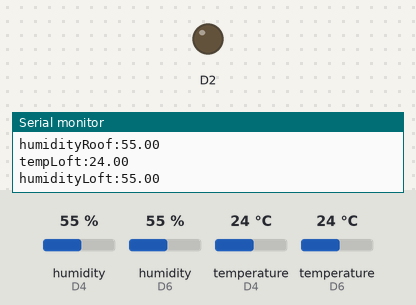
This sketch was run on a simulated ESP8266 (NodeMCU). Parts: output pins drawn as LEDs (lit = HIGH), the last lines printed to the serial monitor. The test bench sets the inputs (shaded band); at power-on: temperature (sensors on D4, D6) 24 °C, humidity (sensors on D4, D6) 55 %. WiFi joins after 1.5 s; servers stay silent unless stated; uploads are accepted with an empty reply.

Above: at 2.7 s.
2.8 s: temperature (sensor on D4) set to 27 °C
At 8.1 s:
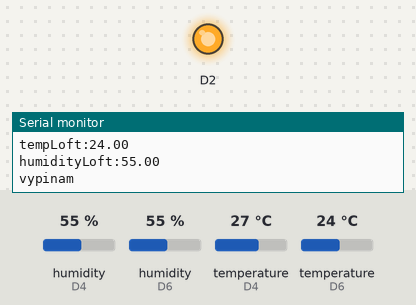
8.8 s: temperature (sensor on D4) set to 12 °C
At 13.1 s:
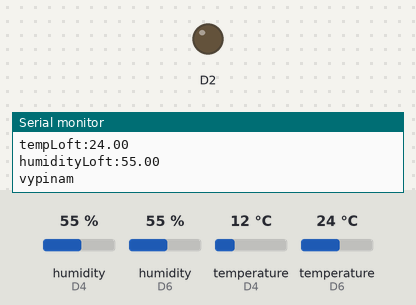
14.8 s: temperature (sensor on D4) set to 28 °C
At 18.2 s:
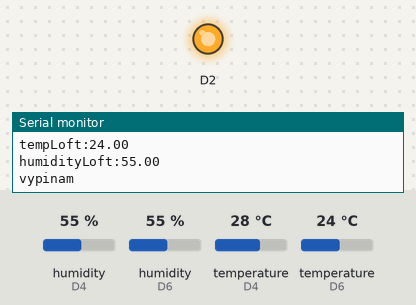
Timing chart, 0 to 19.7 s (numbered marks = the images above; inputs shaded):
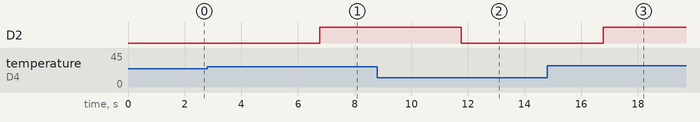

The sketch:

teplomer-loft-v8.ino
```cpp
#include <SPI.h>
#include <DHT.h>
#include <ESP8266WiFi.h>
#include <WiFiClient.h>

char server[] = "192.168.1.2";
const char* ssid = "east-side";
const char* password = "lukas360";

#define DHTPINroof D4 //teplomer roof
#define DHTPINloft D6 //teplomer loft
#define DHTTYPE DHT11
DHT dhtRoof(DHTPINroof, DHTTYPE);
DHT dhtLoft(DHTPINloft, DHTTYPE);
String tempRoof, humidityRoof, tempLoft, humidityLoft;
WiFiClient client;
static uint32_t timer;
boolean switchON = false;

void setup(void)
{
  Serial.begin(9600);
  dhtRoof.begin();
  dhtLoft.begin();
  delay(10);
  WiFi.begin(ssid, password);
  while (WiFi.status() != WL_CONNECTED) {
    delay(500);
    Serial.print(".");
  }
  Serial.println("WiFi connected");
  Serial.println(WiFi.localIP());

  //toto je vetrak
  pinMode(D2, OUTPUT);
  //toto je kamera
  pinMode(D6, OUTPUT);
}

void loop() {
  if (millis() > timer) {
    timer = millis() + 5000;
    if (client.connect(server, 82)) {

      tempRoof = dhtRoof.readTemperature();
      humidityRoof = dhtRoof.readHumidity();
      tempLoft = dhtLoft.readTemperature();
      humidityLoft = dhtLoft.readHumidity();
      Serial.println("tempRoof:"+tempRoof);
      Serial.println("humidityRoof:"+humidityRoof);
      Serial.println("tempLoft:"+tempLoft);
      Serial.println("humidityLoft:"+humidityLoft);

      if(tempRoof.toInt()>25){
        digitalWrite(D2, HIGH);
      } else {
        digitalWrite(D2, LOW);
      }

      client.print("GET /?action=multi&type1=4&temp1="+tempRoof+"&humidity1="+humidityRoof+"&type2=3&temp2="+tempLoft+"&humidity2="+humidityLoft+"&id=1 HTTP/1.1\r\nHost: 192.168.1.2\r\nConnection: close\r\n\r\n");
      client.println();
      client.println();
      delay(10);

      while(client.available()){
        String line = client.readStringUntil('\r');
        if(line.indexOf("pastwo0") > 0){
          switchON = false;
        }
        if(line.indexOf("pastwo1") > 0){
          switchON = true;
        }
      }

      if(switchON){
        Serial.println("zapinam");
        digitalWrite(D3, HIGH);
      }else{
        Serial.println("vypinam");
        digitalWrite(D3, LOW);
      }
    }
  }
}
```

Measured:
- the behaviour switches between 25 and 26 °C on temperature (sensor on D4) (found by bisection; images 0 and 1)
- after the input at 2.8 s, D2: LOW → HIGH after 4.0 s
- after the input at 8.8 s, D2: HIGH → LOW after 3.0 s
- after the input at 14.8 s, D2: LOW → HIGH after 2.0 s
